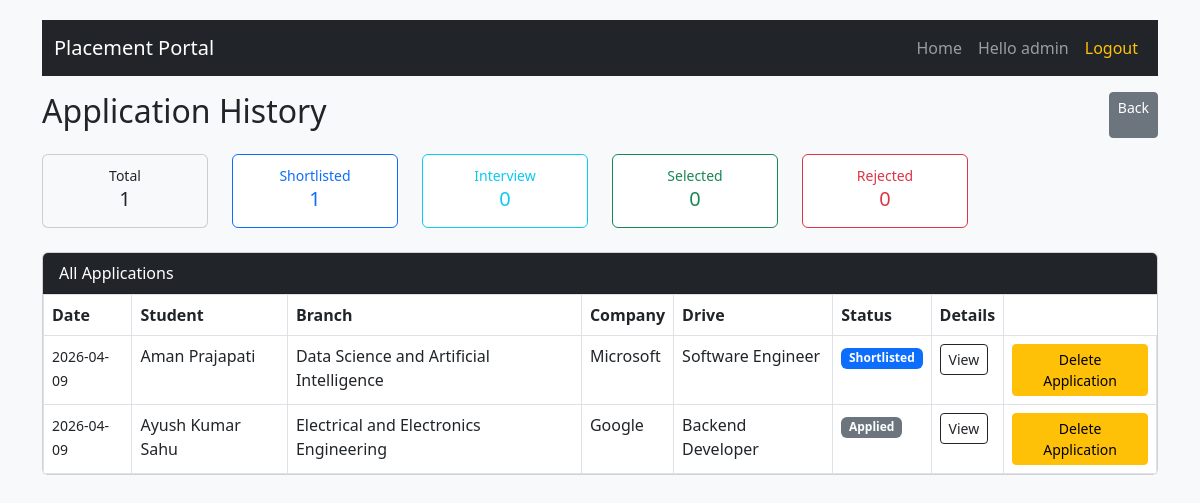
The app's page /admin/applications (signed in), older data.
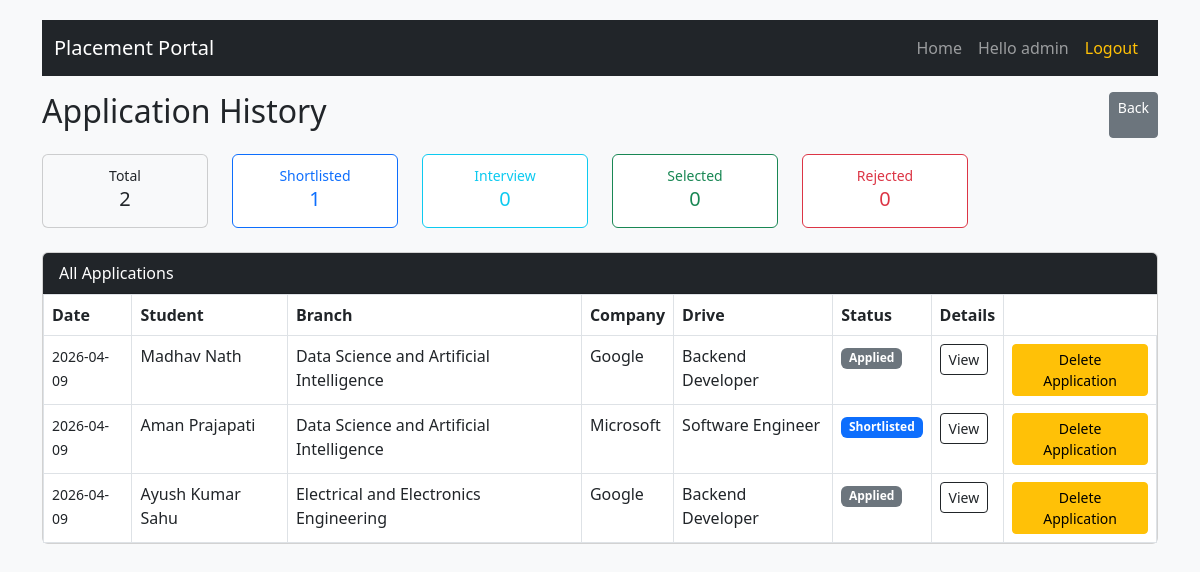
The same page, newer data.
### database/models.py (models this page shows)
class Application(db.Model):
    __tablename__ = 'application'
    id = db.Column(db.Integer, primary_key=True)
    student_id = db.Column(db.Integer, db.ForeignKey('student.id'), nullable=False)
    job_id = db.Column(db.Integer, db.ForeignKey('placements.id'), nullable=False)
    status = db.Column(db.String(20), default='Applied', nullable=False)
    date = db.Column(db.DateTime, default=datetime.now)
    __table_args__ = (
        db.UniqueConstraint('student_id', 'job_id', name='unique_student_job_application'),
    )

class Student(db.Model):
    __tablename__ = 'student'
    id = db.Column(db.Integer, primary_key=True)
    user_id = db.Column(db.Integer, db.ForeignKey('user.id'), unique=True, nullable=False)
    name = db.Column(db.String(100), nullable=False)
    contact = db.Column(db.String(20))
    education = db.Column(db.String(200))
    skills = db.Column(db.Text)
    resume = db.Column(db.String(255))
    college = db.Column(db.String(200))
    branch = db.Column(db.String(100))
    dob = db.Column(db.Date)
    country = db.Column(db.String(100))
    state = db.Column(db.String(100))
    address = db.Column(db.Text)
    applications = db.relationship('Application', backref='student', lazy=True, cascade="all, delete-orphan")

class Company(db.Model):
    __tablename__ = 'company'
    id = db.Column(db.Integer, primary_key=True)
    user_id = db.Column(db.Integer, db.ForeignKey('user.id'), unique=True, nullable=False)
    company_name = db.Column(db.String(100), nullable=False)
    industry = db.Column(db.String(100),nullable = False)
    HRcontact = db.Column(db.String(10),nullable = False)
    approval = db.Column(db.Boolean, default=False) # Approval of the Admin for the company
    drives = db.relationship('Placements', backref='company', lazy=True, cascade="all, delete-orphan")

class Placements(db.Model):
    __tablename__ = 'placements'
    id = db.Column(db.Integer, primary_key=True)
    company_id = db.Column(db.Integer, db.ForeignKey('company.id'), nullable=False)
    title = db.Column(db.String(100), nullable=False)
    description = db.Column(db.Text, nullable=False)
    reqSkills = db.Column(db.Text)
    experience = db.Column(db.String(50))
    salary = db.Column(db.String(50))
    deadline = db.Column(db.DateTime)
    website = db.Column(db.String(255))
    is_rejected = db.Column(db.Boolean, default=False)
    status = db.Column(db.Boolean, default=True) # Company can close the drive
    admin_approval = db.Column(db.Boolean, default=False) # Admin approves the drive
    applications = db.relationship('Application', backref='placements', lazy=True, cascade="all, delete-orphan")

### routes/admin_mgmt.py (the view)
@app.route('/admin/applications')
@login_required
@role_required('admin')
def admin_applications():
    all_apps = models.Application.query.order_by(models.Application.date.desc()).all()
    counts = {
        'Applied': 0,
        'Shortlisted': 0,
        'Interview': 0,
        'Selected': 0,
        'Rejected': 0
    }
    for x in all_apps:
        if x.status in counts:
            counts[x.status]  = counts[x.status] + 1
    return render_template(
        'applications_mgmt.html',
        applications=all_apps,
        status_counts=counts
    )

### app.py (called while the page is built)
@login_manager.user_loader
def load_user(user_id):
    return models.User.query.get(int(user_id))

def role_required(*roles):
    def wrapper(fn):
        @wraps(fn)
        def decorated_view(*args,**kwargs):
            if not current_user.is_authenticated:
                return login_manager.unauthorized()
            if current_user.role not in roles:
                flash("You do not have permission to access this page", "danger")
                return redirect(url_for('login'))
            return fn(*args , **kwargs)
        return decorated_view
    return wrapper

### templates/applications_mgmt.html (shortened to what the changed rows need)
{% extends "base.html" %}
{% block content %}
<div class="d-flex justify-content-between mb-3">
    <h2>Application History</h2>
</div>
<div class="row mb-3 text-center">
    <div class="col-md-2 mb-2">
        <div class="card bg-light">
            <div class="card-body p-2">
                <small>Total</small>
                <h5>{{ status_counts['Applied'] }}</h5>
            </div>
        </div>
    </div>
</div>
<div class="card mb-4">
    <div class="table-responsive">
        <table class="table table-bordered table-hover mb-0">
            <tr>
                <th>Date</th>
                <th>Student</th>
                <th>Branch</th>
                <th>Company</th>
                <th>Drive</th>
                <th>Status</th>
                <th>Details</th>
            </tr>
            {% if applications %}
                {% for app in applications %}
                <tr>
                    <td><small>{{app.date.strftime('%Y-%m-%d')}}</small></td>
                    <td>{{ app.student.name }}</td>
                    <td>{{ app.student.branch }}</td>
                    <td>{{app.placements.company.company_name}}</td>
                    <td>{{ app.placements.title }}</td>
                    <td>
                        {% if app.status == 'Applied' %}
                            <span class="badge bg-secondary">Applied</span>
                        {% elif app.status == 'Shortlisted' %}
                            <span class="badge bg-primary">Shortlisted</span>
                        {% elif app.status == 'Interview' %}
                            <span class="badge bg-info">Interview</span>
                        {% elif app.status == 'Selected' %}
                            <span class="badge bg-success">Selected</span>
                        {% elif app.status == 'Rejected' %}
                            <span class="badge bg-danger">Rejected</span>
                        {% else %}
                            <span class="badge bg-dark">{{ app.status }}</span>
                        {% endif %}
                    </td>
                    <td>
                        <button class="btn btn-sm btn-outline-dark"
                                data-bs-toggle="modal"
                                data-bs-target="#studentModal{{app.student.id}}">
                            View
                        </button>
                    </td>
                    <td>
                        <a href="{{ url_for('delete_appn', app_id=app.id) }}" class="btn btn-warning btn-sm">Delete Application</a>
                    </td>
                </tr>
                {% endfor %}
            {% else %}
                <tr>
                    <td colspan="6" class="text-center text-muted">
                        No applications yet
                    </td>
                </tr>
            {% endif %}
        </table>
    </div>
</div>
{% endblock %}

Row changes from the older to the newer data that the page shows:
added Application: date "2026-04-09", student.name "Madhav Nath", student.branch "Data Science and Artificial Intelligence", placements.company.company_name "Google", placements "Backend Developer", status "Applied"
Text that changed along with them:
{{ status_counts['Applied'] }}: "1" → "2"
